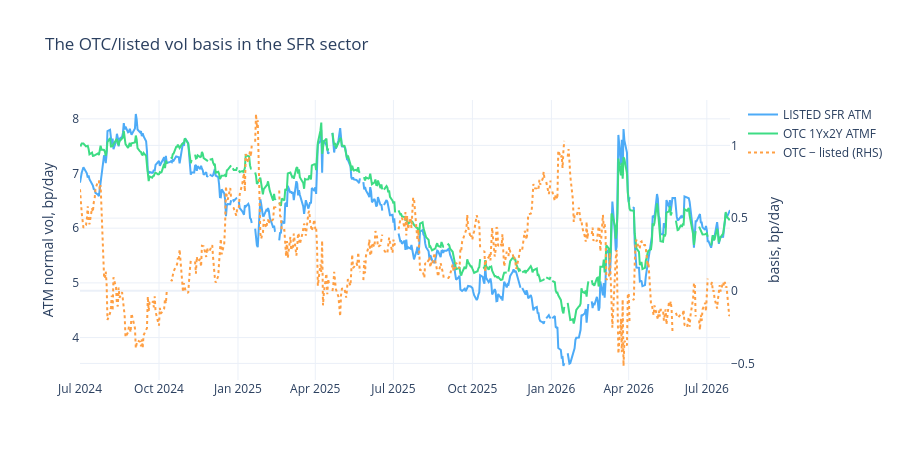

Notebook code cell kept with this figure:
### Markdown cell above
## 10. Is this a relabelling of strategy 1? — the OTC/listed basis

This is the question the whole exercise turns on. If the listed and OTC
benchmarks always gave the same verdict, swapping one for the other would be a
relabelling and nothing more. The panel carries both on every row, so the
answer is measured, not argued.

### Code cell
BASIS = sl.vol_basis_frame(PANEL)
print("OTC 1Yx2Y ATMF minus LISTED SFR ATM, bp/day  (positive = swaptions richer):")
print(BASIS["otc_minus_listed_bp_day"].describe(
    percentiles=[0.05, 0.25, 0.5, 0.75, 0.95]).round(3).to_string())
_corr = BASIS[["listed_atm_bp_day", "otc_atmf_bp_day"]].corr().iloc[0, 1]
print(f"\ncorrelation of the two benchmarks in levels: {_corr:.4f}")
print(f"basis as a fraction of the listed level: median "
      f"{(BASIS['otc_minus_listed_bp_day'] / BASIS['listed_atm_bp_day']).median():.1%}")
print("\nquarterly means:")
print(BASIS[["listed_atm_bp_day", "otc_atmf_bp_day", "otc_minus_listed_bp_day"]]
      .resample("QE").mean().round(3).to_string())

_fig = go.Figure()
_fig.add_trace(go.Scatter(x=BASIS.index, y=BASIS["listed_atm_bp_day"],
                          name="LISTED SFR ATM", line=dict(color="#4dabf7")))
_fig.add_trace(go.Scatter(x=BASIS.index, y=BASIS["otc_atmf_bp_day"],
                          name="OTC 1Yx2Y ATMF", line=dict(color="#3ddc84")))
_fig.add_trace(go.Scatter(x=BASIS.index, y=BASIS["otc_minus_listed_bp_day"],
                          name="OTC − listed (RHS)", yaxis="y2",
                          line=dict(color="#ff9f43", dash="dot")))
_fig.update_layout(title="The OTC/listed vol basis in the SFR sector",
                   yaxis=dict(title="ATM normal vol, bp/day"),
                   yaxis2=dict(title="basis, bp/day", overlaying="y", side="right"),
                   height=460, template="plotly_white")
_fig.show()

### Figure 1 — Plotly figure (JSON) as saved in the notebook; plotly's stock layout.template omitted (floating-point values rounded to 4 significant figures; data arrays with more than 128 entries replaced by an {"elided": "..."} marker saying what was removed)
{"data": [{"line": {"color": "#4dabf7"}, "name": "LISTED SFR ATM", "type": "scatter", "x": {"elided": "540 str values"}, "y": {"elided": "540 float values"}}, {"line": {"color": "#3ddc84"}, "name": "OTC 1Yx2Y ATMF", "type": "scatter", "x": {"elided": "540 str values"}, "y": {"elided": "540 float values"}}, {"line": {"color": "#ff9f43", "dash": "dot"}, "name": "OTC − listed (RHS)", "type": "scatter", "x": {"elided": "540 str values"}, "y": {"elided": "540 float values"}, "yaxis": "y2"}], "layout": {"height": 460, "title": {"text": "The OTC/listed vol basis in the SFR sector"}, "yaxis": {"title": {"text": "ATM normal vol, bp/day"}}, "yaxis2": {"overlaying": "y", "side": "right", "title": {"text": "basis, bp/day"}}}}
